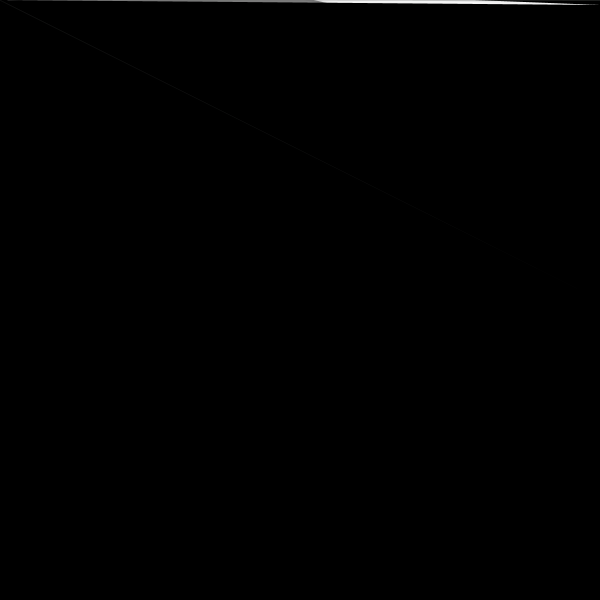
Frame 1 (no input)
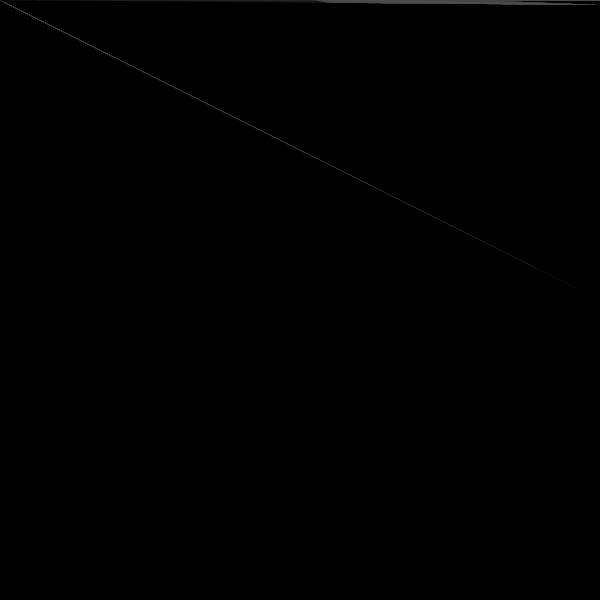
Frame 60 (the mouse pressed at the canvas centre just before this capture)
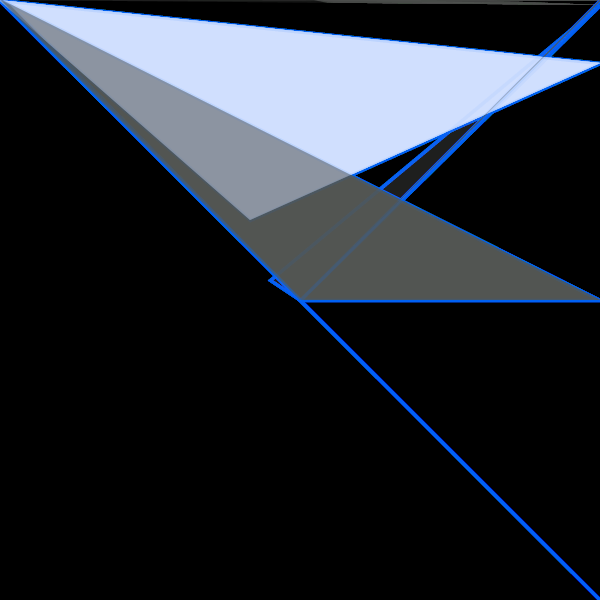
Frame 120 (the mouse held since frame 60 and released just before this capture)

The Processing sketch that drew these frames (run headless with seeded random() and noise(); from frame 60 on, the mouse is pressed at the canvas centre):

// Processing sketch: processing_186665
// ── processing_186665.pde

void setup() {
  size(600,600);
  colorMode(HSB);
  background(89,125,0,mouseY);
    
    
}
  
void draw(){

  smooth();
   for (float m= -600; m > 35; m -=sin(20*0.7)) {
    triangle(60, 100, m, m,10,150);
                  }
               ;
   
               for (float r = 300; r > 35;r= r*cos(25*0.1)) {
                 stroke(151,mouseX,mouseY,12);
                 strokeWeight(3.4);
      
             triangle(mouseX-30,mouseY-20,width ,5,mouseX,mouseY);
                fill(156,46,mouseY,120);
             triangle(mouseY-50,mouseX-80,height,63,cos(r+mouseX),sin(r+mouseY));
             fill(78,7,85,92);
             triangle(600,300,mouseX,mouseY,sin(r+mouseX),cos(r+mouseY));
             triangle(600,cos(3.14*0.5),600,sin(3.14*0.5),mouseX,mouseY);
             
             if(mousePressed){
           
  
   
          
      
             triangle(mouseX,mouseY,10,5,mouseX-r,mouseY-r);
                fill(59,82,mouseY, mouseX);
             triangle(mouseX,mouseY,width,height,sin(r+mouseX),sin(r+mouseY));
             fill(78,186,56,mouseY*cos(3.14*0.5));
             triangle(height,width,mouseX,mouseY,cos(r+mouseX),sin(r+mouseY));
             triangle(r*mouseX,r*mouseY,mouseX,mouseY,mouseX,mouseY);
            
             
             
                  }
                 
               }
            
             
             
                  }
                 
